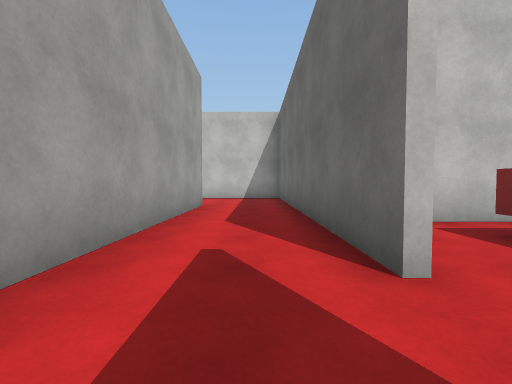
View 1 (above)

16 first-person views from a walk through a scene from a Unity 3-D project. The camera is 1.2 m above the floor, tilts 2° down and sees 90° across. The floor is counted in squares, 2 m on a side. Each view is taken from the middle of a square. On the plan, view 1 faces up. The plan holds only what a view shows up to about 9 squares ahead; the rest is blank. The place goes on beyond the plan. The player character is not drawn. Surface patterns are stand-ins for the level's own textures.

View 2
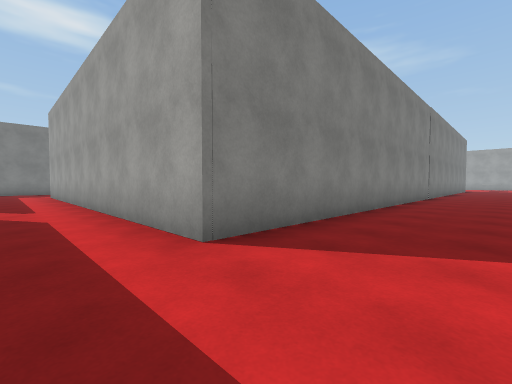

View 3
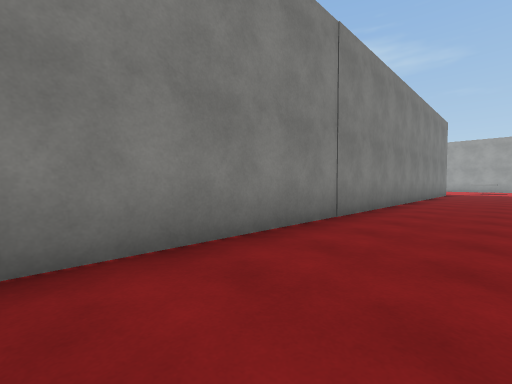

View 4
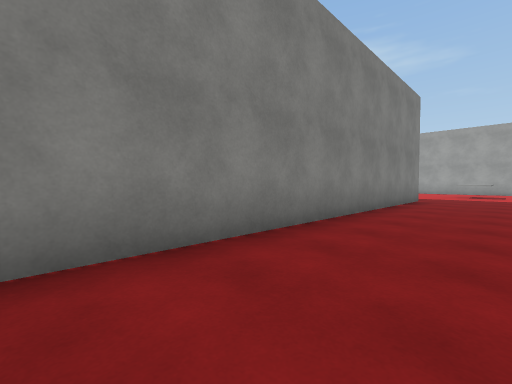

View 5
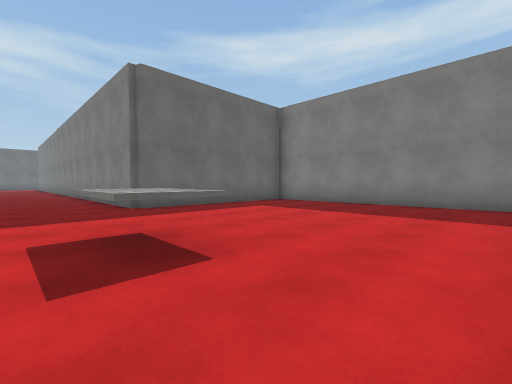

View 6
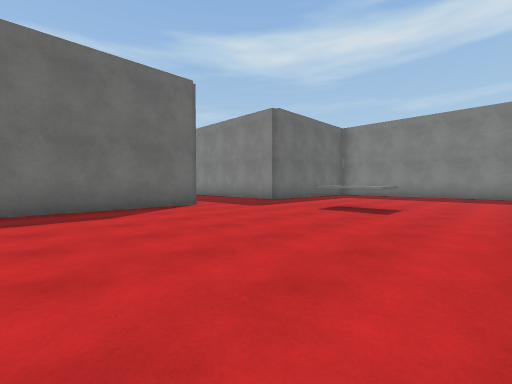

View 7
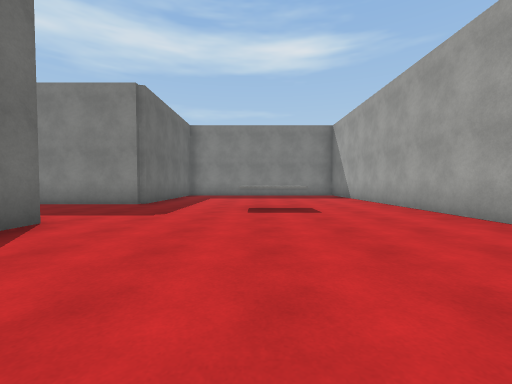

View 8
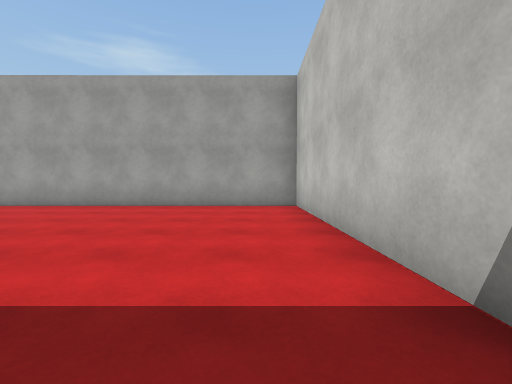

View 9
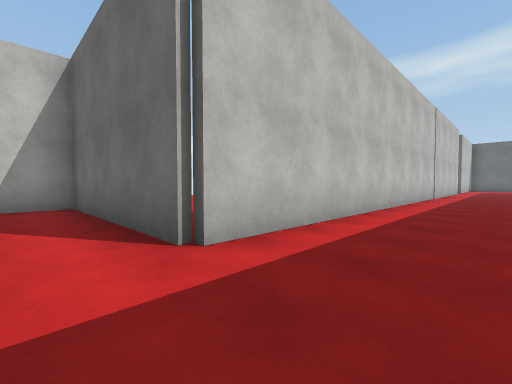

View 10
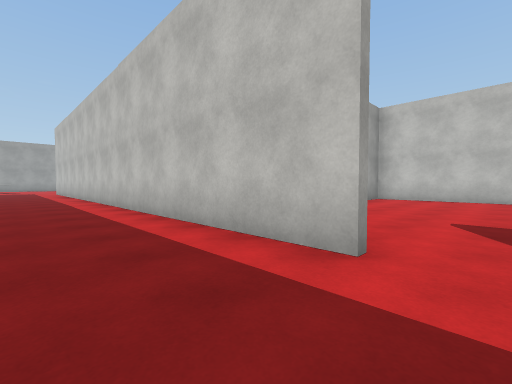

View 11
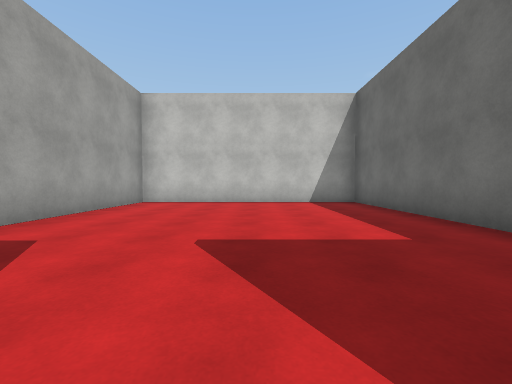

View 12
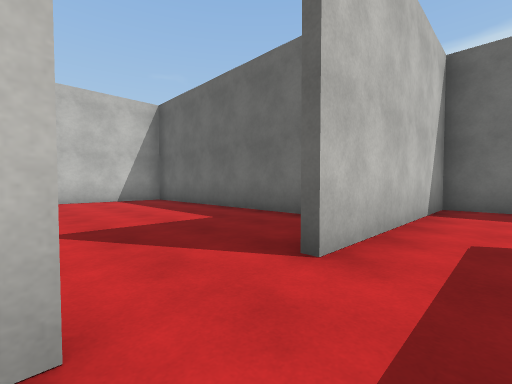

View 13
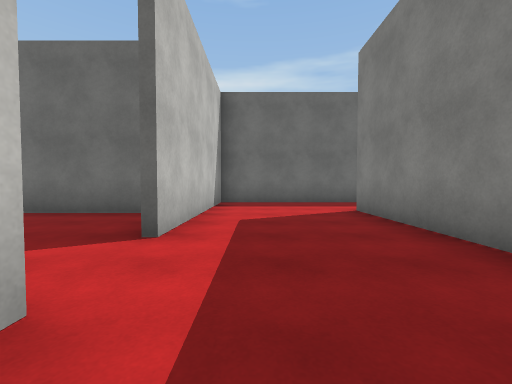

View 14
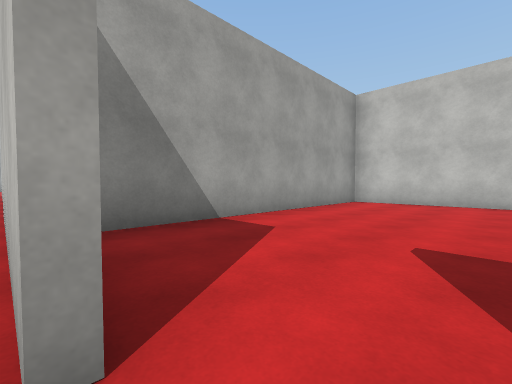

View 15
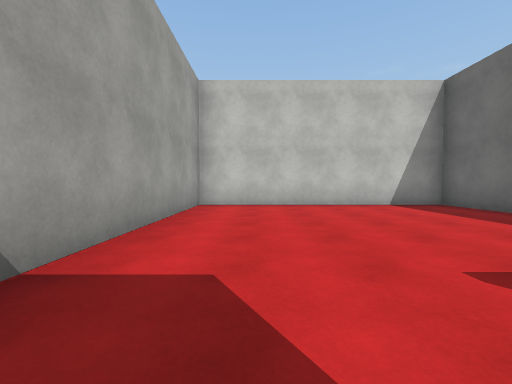

View 16
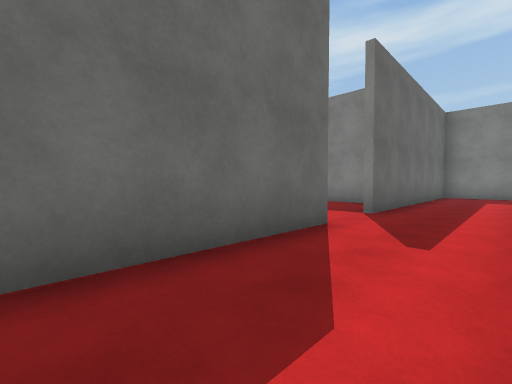

### Floor plan
Points are (right, up) in squares from view 1. A wall is a line through its corners. A room is listed if a view was taken in it or the views show most of it. See-through windows are left out.
Room 1 (views 1, 2, 3, 4, 5, 6, 7, 8, 9, 10, 12, 13, 16)
walls: (-21.8, 2.4) (-21.8, 6.8) (-1.4, 6.8) (-1.4, -2.2); (-26.1, 7.4) (-26.1, 8.5) (-24.6, 8.5); (-5.8, 10) (-21.8, 10) (-21.8, 15.1) (-28.7, 15.1) (-28.7, 5); (-28, 1.6) (-22.6, 1.6); (0.9, 1.5) (0.9, 10) (-4.2, 10); (0.9, -5.8) (0.9, -0.1)
ways out: opening at (-5, 10) to room 2; opening at (-0.5, -5); opening at (1, 0.5)
Room 2 (views 11, 14, 15)
walls: (-1.9, 11.3) (-1.9, 18) (-8.5, 18) (-8.5, 10.8)
ways out: opening at (-5, 10) to room 1

Where each view was taken, in squares from view 1:
view 1: 0 up, 0 right, facing up
view 2: 9 up, 0 right, facing down-left
view 3: 9 up, 7 left, facing down-left
view 4: 9 up, 12 left, facing down-left
view 5: 9 up, 28 left, facing down-right
view 6: 14 up, 28 left, facing down-right
view 7: 14 up, 25 left, facing down
view 8: 14 up, 22 left, facing left
view 9: 8 up, 23 left, facing up-right
view 10: 8 up, 5 left, facing up-left
view 11: 10 up, 5 left, facing up
view 12: 9 up, 6 left, facing up-right
view 13: 9 up, 7 left, facing right
view 14: 10 up, 5 left, facing up-left
view 15: 11 up, 7 left, facing up
view 16: 5 up, 1 left, facing down-right
